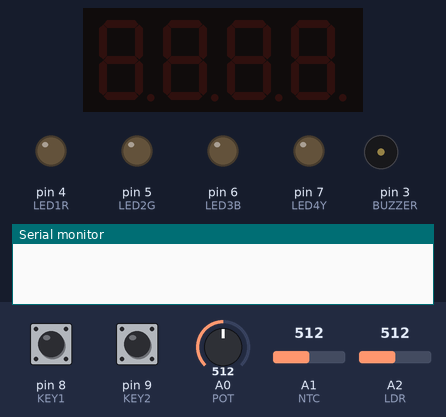
The sketch below on a simulated Arduino Uno, built with avr-gcc and run on an emulated ATmega328P. Parts: 4-digit seven-segment display, output pins drawn as LEDs (lit = HIGH), buzzer (waves = sounding), the last lines printed to the serial monitor. Dashed ring = blinking. The inputs (shaded band) are chosen by the test bench; at power-on: pin 8 (KEY1) HIGH, A1 (NTC) = 512, pin 9 (KEY2) HIGH, A2 (LDR) = 512, A0 (POT) = 512.

Above: at 1.2 s.
1.3 s: pin 8 (KEY1) pulled LOW for 0.15 s
At 2.0 s:
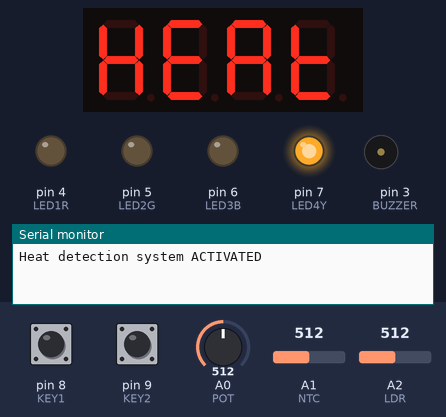
2.9 s: A1 (NTC) set to 488
At 3.22 s:
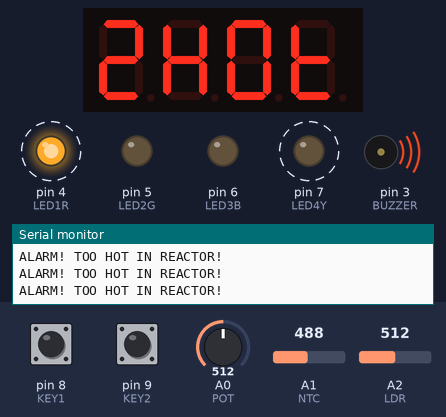
5.9 s: pin 9 (KEY2) pulled LOW for 0.15 s
At 6.4 s:
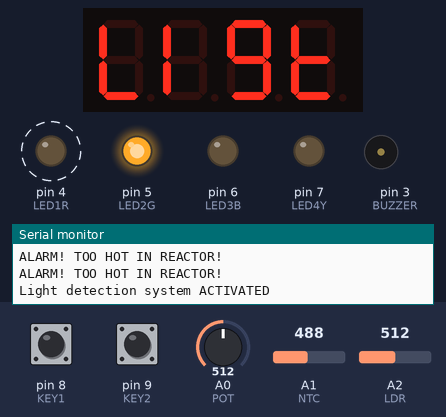
7.5 s: A2 (LDR) set to 535
At 7.78 s:
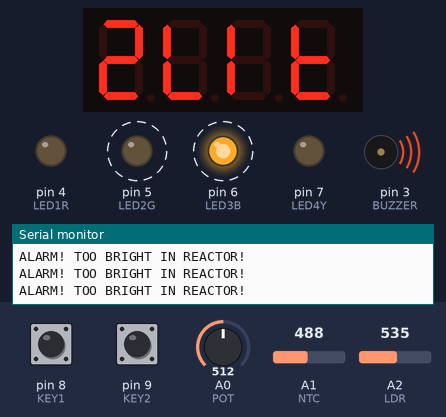
10.5 s: A0 (POT) set to 716
12.0 s: pin 8 (KEY1) pulled LOW for 1 s
At 13.1 s:
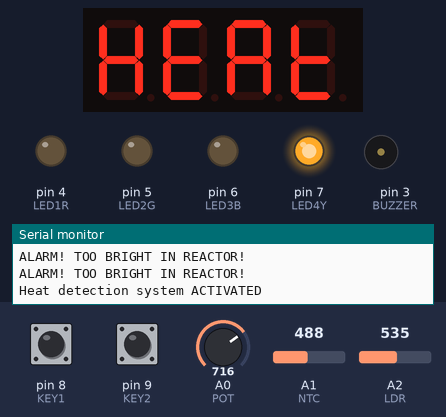
Timing chart, 0 to 15.0 s (numbered marks = the images above; inputs shaded):
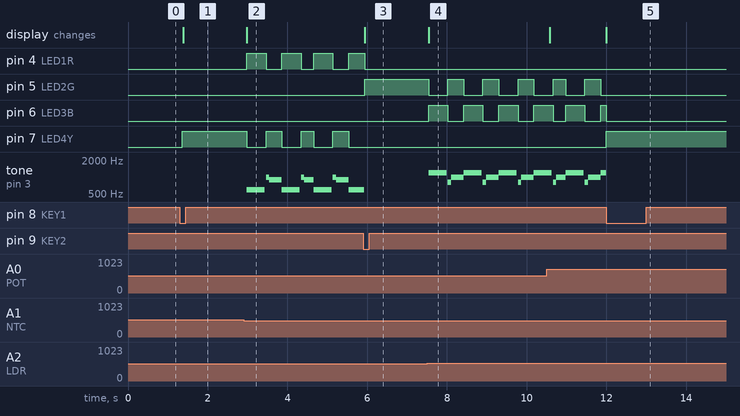

Measured:
- the behaviour switches between 502 and 501 on A1 (NTC) (found by bisection; images 1 and 2)
- the behaviour switches between 527 and 528 on A2 (LDR) (found by bisection; images 3 and 4)
- after the input at 1.3 s, pin 7 (LED4Y): LOW → HIGH after 0.06 s; the display: changes after 0.08 s (image 1)
- after the input at 2.9 s, pin 4 (LED1R): alternates HIGH for 0.48 s and LOW for 0.40 s, starting after 0.08 s; pin 7 (LED4Y): alternates HIGH for 0.40 s and LOW for 0.48 s, starting after 0.08 s
- after the input at 5.9 s, pin 5 (LED2G): LOW → HIGH at once; pin 7 (LED4Y): stops changing and stays LOW; the display: changes at once (image 3)
- after the input at 7.5 s, pin 5 (LED2G): alternates HIGH for 0.40 s and LOW for 0.48 s, starting at once; pin 6 (LED3B): alternates HIGH for 0.48 s and LOW for 0.40 s, starting at once
- after the input at 12.0 s, pin 5 (LED2G): stops changing and stays LOW; pin 7 (LED4Y): LOW → HIGH at once; the display: changes at once (image 5)

The sketch:

Reactor_Alarm_PotForThreshold.ino
```cpp
#include "TM1637Display.h"
//-------------------------------------------------------------------------------------------------------------------------------------------------------------------------------------------------------------------------
const int LED1R = 4;            //defining pins so magic numbers are avoided
const int LED2G = 5;
const int LED3B = 6;
const int LED4Y = 7;
const int KEY1 = 8;
const int KEY2 = 9;
const int NTC = A1;
const int LDR = A2;
const int BUZZER = 3;
const int DISPLAYCLK = 10;
const int DISPLAYDIO = 11;
const int POT = A0;
//-------------------------------------------------------------------------------------------------------------------------------------------------------------------------------------------------------------------------
int modeCounter = 0;                                                                        //defining variables used troughout the code

int ntcEnvironment, ntcValueEnvironment, ldrValueEnvironment, ldrEnvironment;

bool key1State, key1OldState, key1Click, key2State, key2OldState, key2Click = true;

unsigned long long debounceTimer, timerBuzzer;
//-------------------------------------------------------------------------------------------------------------------------------------------------------------------------------------------------------------------------
TM1637Display display(DISPLAYCLK, DISPLAYDIO);             //using custom library for the display because it has more functionalities than the provided one
//-------------------------------------------------------------------------------------------------------------------------------------------------------------------------------------------------------------------------
void setup() {                                        //defining pin modes (input, output, analog or digital)
  pinMode(KEY1, INPUT_PULLUP);
  pinMode(KEY2, INPUT_PULLUP);
  pinMode(NTC, INPUT);
  pinMode(LDR, INPUT);
  pinMode(LED1R, OUTPUT);
  pinMode(LED2G, OUTPUT);
  pinMode(LED3B, OUTPUT);
  pinMode(LED4Y, OUTPUT);
  pinMode(POT, INPUT);
  Serial.begin(9600);                                 //used for debugging
  debounceTimer, timerBuzzer = millis();              //variables used for calculation time troughout the code
  display.clear();                                    //clearing the display every time the program starts so there a
}
//-------------------------------------------------------------------------------------------------------------------------------------------------------------------------------------------------------------------------
void DisplayShow(uint8_t first, uint8_t second, uint8_t third, uint8_t fourth)      //Method used for the Display (because its easier that way and simpler, i have to write this code only once and then call it whenever i need it)
{
  display.setBrightness(map(analogRead(POT), 0, 1023, 0, 7), true); //0-7
  uint8_t displayShow[] = {first, second, third, fourth};
  display.setSegments(displayShow);
}
//-------------------------------------------------------------------------------------------------------------------------------------------------------------------------------------------------------------------------
void BuzzerAlarm(int x, int y, int z)                           //method for alarm (Buzzer and LEDs) using arguments for the buzzer's frequency (so I can give it different frequencies for the different alarms I have)
{
  if (modeCounter == 1) {
    if (millis() - timerBuzzer > 450) {
      digitalWrite(LED2G, LOW);
      digitalWrite(LED3B, LOW);
      digitalWrite(LED1R, LOW);
      digitalWrite(LED4Y, HIGH);
      tone(BUZZER, x, 100);
    }
    if (millis() - timerBuzzer > 550) {
      tone(BUZZER, y, 250);

    } if (millis() - timerBuzzer > 800) {
      tone(BUZZER, z, 450);
      timerBuzzer = millis();
      digitalWrite(LED1R, HIGH);
      digitalWrite(LED4Y, LOW);
    }
  }
  else if (modeCounter == 2)
  {
    if (millis() - timerBuzzer > 450) {
      digitalWrite(LED4Y, LOW);
      digitalWrite(LED3B, LOW);
      digitalWrite(LED1R, LOW);
      digitalWrite(LED2G, HIGH);
      tone(BUZZER, x, 100);
    }
    if (millis() - timerBuzzer > 550) {
      tone(BUZZER, y, 250);

    } if (millis() - timerBuzzer > 800) {
      tone(BUZZER, z, 450);
      timerBuzzer = millis();
      digitalWrite(LED3B, HIGH);
      digitalWrite(LED2G, LOW);
    }
  }
}
//-------------------------------------------------------------------------------------------------------------------------------------------------------------------------------------------------------------------------
void loop()
{
if (millis() - debounceTimer < 80)         //Debounce method (both buttons at once)
  {
    return;
  }
  else
  {
    debounceTimer = millis();
  }
//-------------------------------------------------------------------------------------------------------------------------------------------------------------------------------------------------------------------------
  key2State = digitalRead(KEY2);
  key1State = digitalRead(KEY1);
//-------------------------------------------------------------------------------------------------------------------------------------------------------------------------------------------------------------------------
  if (key1State != key1OldState)          //StateChange Machine KEY1
  {
    key1OldState = key1State;
    key1Click = true;
  } else
  {
    key1Click = false;
  }

  if (key2State != key2OldState)           //StateChange Machine KEY2
  {
    key2Click = true;
    key2OldState = key2State;

  } else
  {
    key2Click = false;
  }
//-------------------------------------------------------------------------------------------------------------------------------------------------------------------------------------------------------------------------
  //Making KEY1 Click do something
  if (key1Click && !key1State)
  {
    modeCounter = 1;                                                  //Deciding which mode we want to be in (Heat)
    ntcValueEnvironment = map(analogRead(NTC), 0, 1023, 0, 351);      //Getting the environment temperature at the moment the button is pressed and later comparing it to the real-time environment temperature
    Serial.println("Heat detection system ACTIVATED");                //Using this method of comparing the 2 values enables us to use the program in ANY light or ANY temperature, as long us the hardware is sufficient to read the values
    noTone(BUZZER);
  }
  //Making KEY2 Click do something
  if (key2Click && !key2State)
  {
    modeCounter = 2;                                                  //Deciding which mode we want to be in (Light)
    ldrValueEnvironment = map(analogRead(LDR), 0, 1023, 0, 351);      //Getting the environment light at the moment the button is pressed and later comparing it to the real-time environment light
    Serial.println("Light detection system ACTIVATED");               //Using this method of comparing the 2 values enables us to use the program in ANY light or ANY temperature, as long us the hardware is sufficient to read the values
    noTone(BUZZER);
  }
//-------------------------------------------------------------------------------------------------------------------------------------------------------------------------------------------------------------------------
  switch (modeCounter)                     //Decision which mode to be used
  {
    case 2:                                   //Light Alarm
      ldrEnvironment = map(analogRead(LDR), 0, 1023, 0, 351);
      if (ldrValueEnvironment + map(analogRead(POT), 0, 1023, 0, 10) < ldrEnvironment)
      {
        Serial.println("ALARM! TOO BRIGHT IN REACTOR!");
        DisplayShow(0b01011011, 0b00111000, 0b00110000, 0b01111000);
        BuzzerAlarm(800, 1000, 1200);
      }
      else
      {
        DisplayShow(0b00111000, 0b00110000, 0b01101111, 0b01111000);
        digitalWrite(LED1R, LOW);
        digitalWrite(LED3B, LOW);
        digitalWrite(LED4Y, LOW);
        digitalWrite(LED2G, HIGH);
      }
      break;
    case 1:                                   //Heat Alarm
      ntcEnvironment = map(analogRead(NTC), 0, 1023, 0, 351);
      if (ntcValueEnvironment - map(analogRead(POT), 0, 1023, 0, 7) > ntcEnvironment)
      {

        DisplayShow(0b01011011, 0b01110110, 0b00111111, 0b01111000);
        Serial.println("ALARM! TOO HOT IN REACTOR!");
        BuzzerAlarm(1000, 900, 600);
      }
      else
      {
        digitalWrite(LED1R, LOW);
        digitalWrite(LED2G, LOW);
        digitalWrite(LED3B, LOW);
        digitalWrite(LED4Y, HIGH);
        DisplayShow(0b01110110, 0b01111001, 0b01110111, 0b01111000);
      }
      break;
  }
}
```
